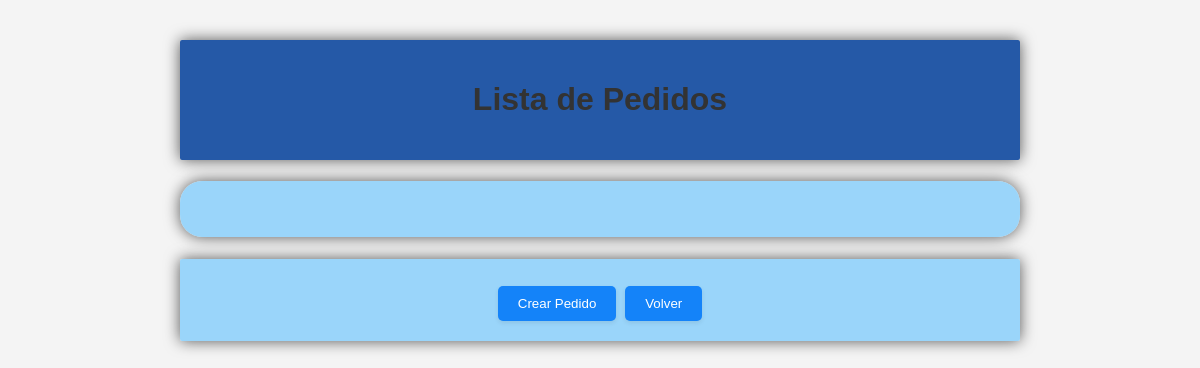
The app's page /pedidos/, older data.
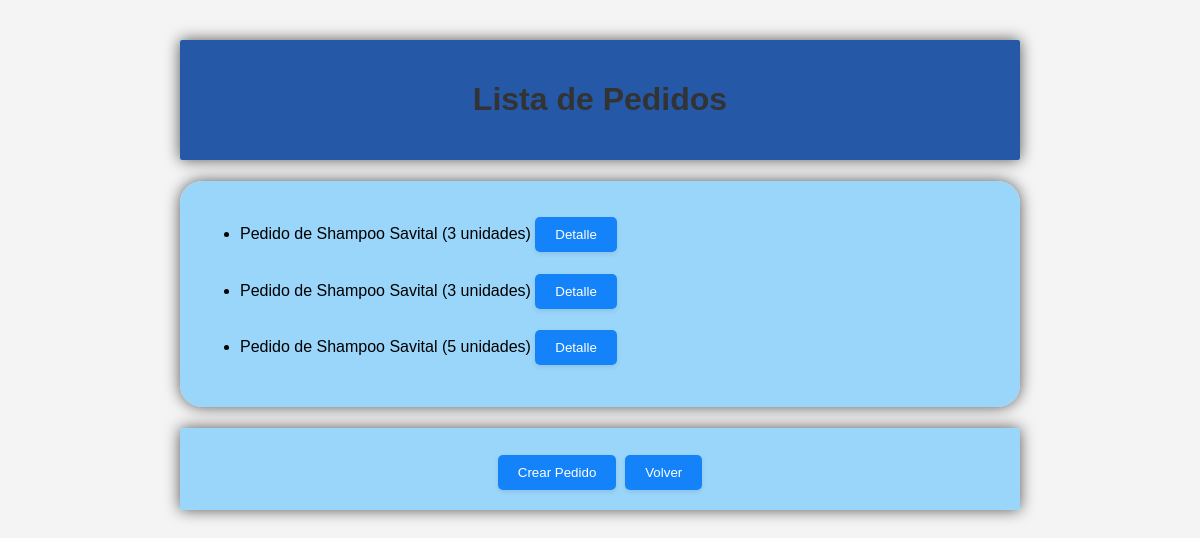
The same page, newer data.
### sgi_app/models.py (models this page shows, shortened)
class Pedido(models.Model):
    TIPO_CHOICES = (
        ('COMPRA', 'Compra'),
        ('VENTA', 'Venta'),
    )
    tipo = models.CharField(max_length=6, choices=TIPO_CHOICES, null=True)
    proveedor = models.ForeignKey(Proveedor, on_delete=models.CASCADE, null=True)
    producto = models.ForeignKey(Producto, on_delete=models.CASCADE)
    cantidad = models.PositiveIntegerField()
    fecha_pedido = models.DateField(auto_now_add=True)
    fecha_entrega = models.DateField()
    def __str__(self):
        return f"Pedido de {self.producto.nombre} ({self.cantidad} unidades)"

class Producto(models.Model):
    nombre = models.CharField(max_length=100)
    descripcion = models.TextField()
    proveedor = models.ForeignKey(Proveedor, on_delete=models.CASCADE)
    cantidad_disponible = models.PositiveIntegerField(default=0)
    precio_unitario = models.DecimalField(max_digits=10, decimal_places=2)
    fecha_vencimiento = models.DateField()

### sgi_app/views.py (the view)
# urls.py: path('pedidos/', lista_pedidos, name='lista_pedidos'),
def lista_pedidos(request):
    pedidos = Pedido.objects.all()
    return render(request, 'lista_pedidos.html', {'pedidos': pedidos})

### sgi_app/templates/lista_pedidos.html (shortened to what this page needs)
{% load static %}
<!DOCTYPE html>
<html lang="es">
<head>
    <link rel="stylesheet" type="text/css" href="{% static 'sgi_app/styles.css' %}">
</head>
<body>
    <div class="container3">
        <h1>Lista de Pedidos</h1>
    </div>
    <div class="container2">
        <ul>
            {% for pedido in pedidos %}
                <li>{{ pedido }} <a href="{% url 'detalle_pedido' pk=pedido.pk %}"><button>Detalle</button></a></li>
            {% endfor %}
        </ul>
    </div>
    <h1>
    <div class="container">
        <a href="{% url 'crear_pedido' %}"><button>Crear Pedido</button></a>
        <a href="{% url 'index' %}"><button>Volver</button></a>
    </div>
</body>
</html>

Row changes from the older to the newer data that the page shows:
added Pedido: producto+cantidad "Pedido de Shampoo Savital (3 unidades)"
added Pedido: producto+cantidad "Pedido de Shampoo Savital (3 unidades)"
added Pedido: producto+cantidad "Pedido de Shampoo Savital (5 unidades)"
